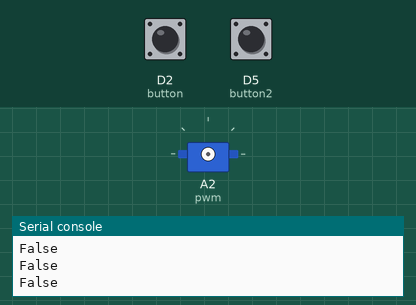
This program was run on a simulated CircuitPython board. Parts: servo, the last lines printed to the serial console. The inputs (shaded band) are chosen by the test bench; at power-on: D2 (button) LOW, D5 (button2) LOW.

Above: at 1.2 s.
1.3 s: D2 (button) pulled HIGH for 1 s
At 2.8 s:
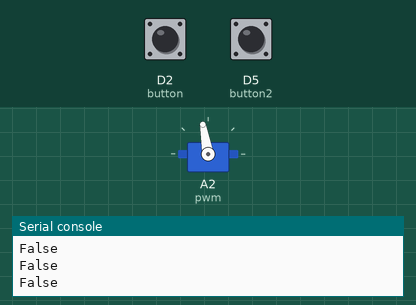
4.3 s: D2 (button) pulled HIGH for 0.15 s
At 4.7 s:
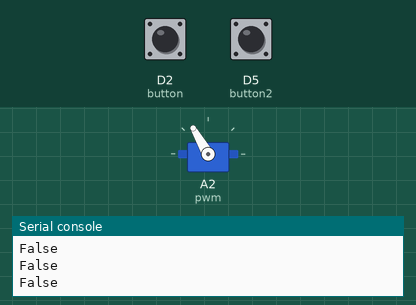
5.9 s: D2 (button) pulled HIGH for 0.15 s
At 7.2 s:
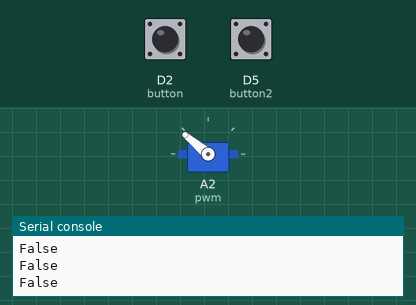
7.5 s: D2 (button) pulled HIGH for 0.15 s
At 8.8 s:
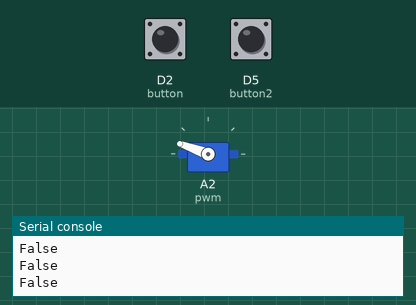
9.1 s: D5 (button2) pulled HIGH for 3.2 s
At 9.94 s:
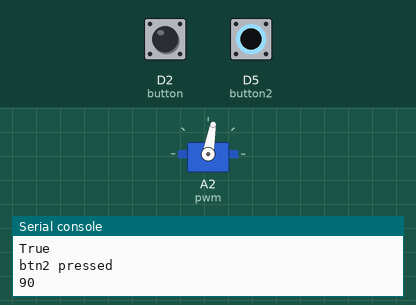
Timing chart, 0 to 12.2 s (numbered marks = the images above; inputs shaded):
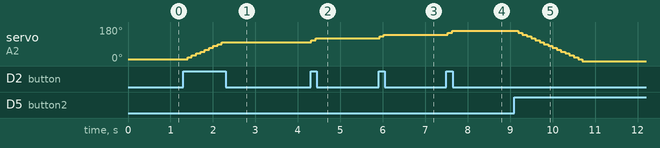

The program:

hello.py
```python
import time
import board
import pwmio
from adafruit_motor import servo
from digitalio import DigitalInOut, Direction, Pull


# create a PWMOut object on Pin A2.
pwm = pwmio.PWMOut(board.A2, duty_cycle=2 ** 15, frequency=50)

servo1 = servo.Servo(pwm) # Servo Object

# Button 1: Clockwise
button = DigitalInOut(board.D2)
button.direction = Direction.INPUT
button.pull = Pull.DOWN

# Button 2: Counterclockwise
button2 = DigitalInOut(board.D5)
button2.direction = Direction.INPUT
button2.pull = Pull.DOWN


current_angle = 0  # Initialize the angle

while True:
    print(button.value)
    if button.value:  # Button is pressed (remember, we're assuming it's pull-down)
        print("btn1 pressed \t")
        print(current_angle)
        current_angle = current_angle + 10
        current_angle = max(0, min(360, current_angle))
        servo1.angle = current_angle  # Set the new angle
    time.sleep(0.05)  # Small delay to avoid excessive checking

    print(button2.value)
    if button2.value:  # Button is pressed (remember, we're assuming it's pull-down)
        print("btn2 pressed \t")
        print(current_angle)
        current_angle = current_angle - 10
        current_angle = max(0, min(360, current_angle))
        servo1.angle = current_angle  # Set the new angle
    time.sleep(0.05)  # Small delay to avoid excessive checking
```

Measured:
- after the input at 1.3 s, servo on A2 (pwm): moves from 10° to 100° over 0.81 s, starting after 0.11 s
- after the input at 4.3 s, servo on A2 (pwm): 100° → 110° at once, → 120° 0.10 s later
- after the input at 5.9 s, servo on A2 (pwm): 120° → 130° at once, → 140° 0.10 s later
- after the input at 7.5 s, servo on A2 (pwm): 140° → 150° at once, → 160° 0.10 s later
- after the input at 9.1 s, servo on A2 (pwm): moves from 160° to 0° over 1.5 s, starting after 0.09 s
